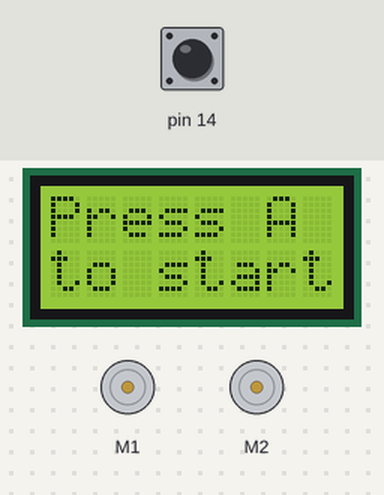
Bench run of a sketch on a simulated Arduino Leonardo, built with avr-gcc and run on an emulated ATmega32U4. On the bench: 8×2 character LCD, 2 × DC motor (green arrow = forward, orange = backward, longer = faster). The inputs (shaded band) are chosen by the test bench; at power-on: pin 14 HIGH.

Above: at 0.8 s.
0.9 s: pin 14 pulled LOW for 0.15 s
At 2.4 s:
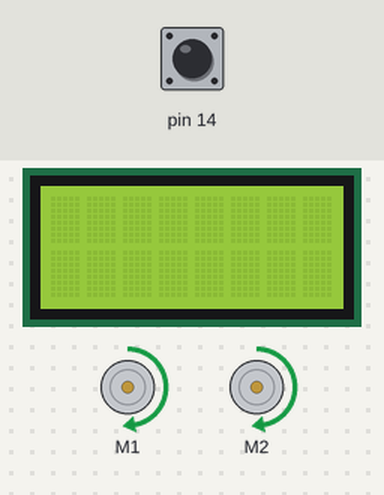
At 4.1 s:
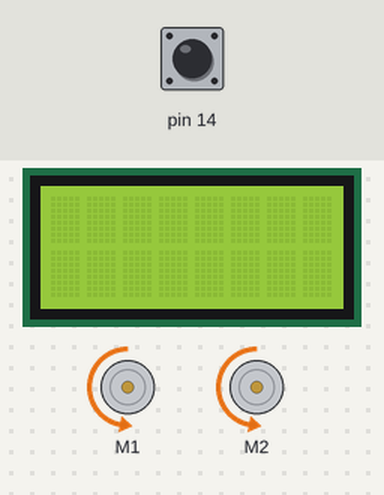
Timing chart, 0 to 10.0 s (numbered marks = the images above; inputs shaded):
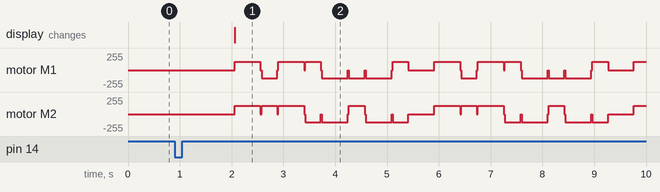

Measured:
- after the input at 0.9 s, the display: changes after 1.2 s (image 1)

The sketch:

Pololu_drive_reverse.ino
```cpp
#include <Zumo32U4.h> //Including Zumo library

//Calling motors, buttonA og LCD
Zumo32U4Motors motors;
Zumo32U4ButtonA buttonA;
Zumo32U4LCD lcd;

void setup() {
  // writing to LCD
  lcd.clear();
  lcd.print("Press A");
  lcd.gotoXY(0,1);
  lcd.print("to start");
  //wait for the button to be pressed
  buttonA.waitForButton();
  //waiting for the user to get away
  delay(1000);
  //clearing the LCD
  lcd.clear();
}

void loop() {
  //turning on the green led
  ledGreen(1);
  //making the robot drive forward
  motors.setSpeeds(200, 200);//Forward
  delay(500);
  motors.setSpeeds(0, 0);
  delay(20);
  motors.setSpeeds(-200, 200);//Left turn
  delay(302);
  motors.setSpeeds(0, 0);
  delay(20);
  motors.setSpeeds(200, 200);//Forward
  delay(500);
  motors.setSpeeds(0,0);
  delay(20);
  motors.setSpeeds(200,-200);//Right turn
  delay(302);
  motors.setSpeeds(0, 0);
  delay(20);
  motors.setSpeeds(-200, -200);//Reverse
  delay(500);
  motors.setSpeeds(0, 0);
  delay(20);
  motors.setSpeeds(-200, 200);//Left turn
  delay(302);
  motors.setSpeeds(0, 0);
  delay(20);
  motors.setSpeeds(-200,-200);//Reverse
  delay(500);
  motors.setSpeeds(0, 0);
  delay(20);
  motors.setSpeeds(200, -200);
  delay(302);
  motors.setSpeeds(0, 0);
  delay(500);

 }
```
